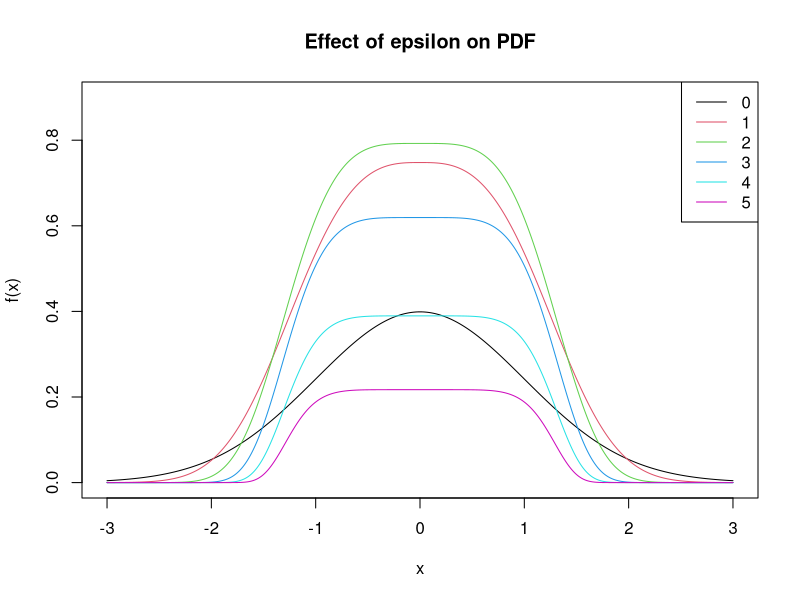
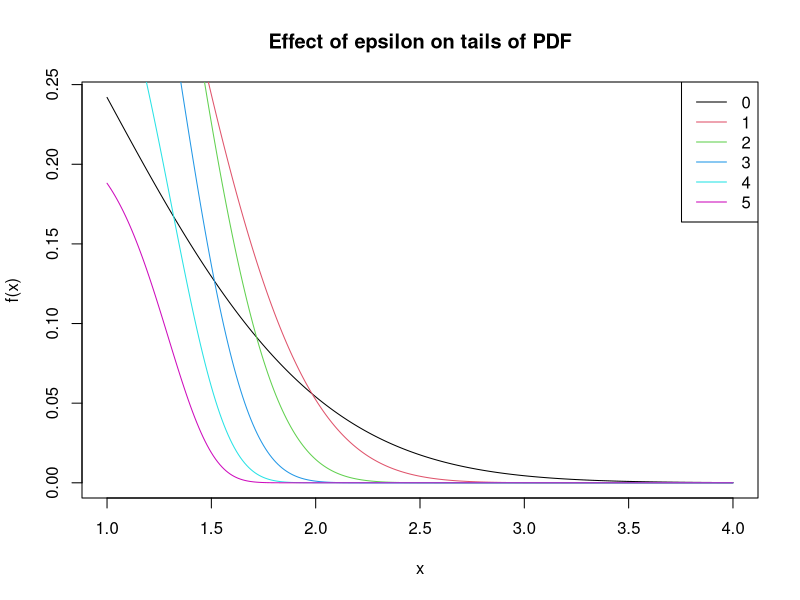
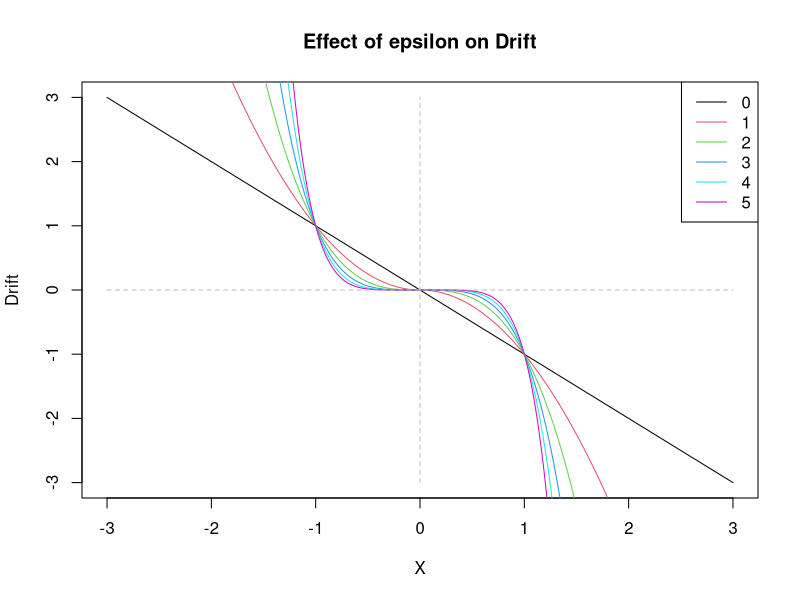

Write the R code that produced these figures, in order.
##################################
###How Epsilon changes PDFs
################################
## Euler-Maruyama Numerical Scheme for SDE 
## Calculate the scaling constant for pdf 
calcz = function(eps) {
  X = rnorm(1e5)
  Y = (abs(X)^eps)/(1+eps/2)
  avg = mean(Y) 
  adj = sqrt(2*pi)
  z = adj * avg
  return(z)
}

## Calculate the pdf 
pif = function(t , eps) {
  z = calcz(eps)
  num = abs(t)^(2+eps)
  denom = 2 + eps
  power = exp(-num/denom)
  return(power/z)
}

## Calculate drift function 
drift = function(t, eps){
  absdrift = -abs(t)^(1 + eps)
  dir = sign(t)
  return(dir*absdrift)
}


##Comparing pdfs 
v = seq(-3,3,by =0.01)
eps = 0:5
plot(v , pif(v,eps = 0), col = 1 , type = 'l' ,
     ylab ="f(x)" , xlab = 'x', ylim = c(0,0.9), 
     main= "Effect of epsilon on PDF")
for(ep in 1:5)
{
  lines(v,pif(v,ep), col = ep+1 )
}
legend('topright' , legend = eps , col = 1:6 , lty = 1)

##Checking effect on tails 
v = seq(1,4, by = 0.01)
eps = 0:5
plot(v , pif(v,eps = 0), col = 1 , type = 'l' ,
     ylab ="f(x)" , xlab = 'x',
     main = "Effect of epsilon on tails of PDF")
for(ep in 1:5)
{
  lines(v,pif(v,ep), col = ep+1 )
}
legend('topright' , legend = eps , col = 1:6 , lty = 1)


##Comapring drifts 
v = seq(-3,3,by =0.01)
eps = 0:5
plot(v , drift(v,eps = 0), col = 1 , type = 'l' ,
     ylab ="Drift" , xlab = 'X', 
     main= "Effect of epsilon on Drift")
for(ep in 1:5)
{
  lines(v,drift(v,ep), col = ep+1 )
}
lines(v , rep(0, length(v)) , lty = 2 , col = 'grey')
lines( rep(0 , length(v)) , v, lty = 2 , col = 'grey')
legend('topright' , legend = eps , col = 1:6 , lty = 1)
